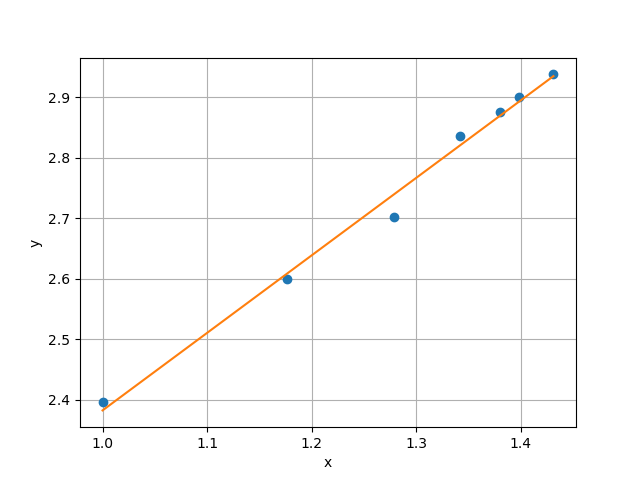

Recreate this plot in Python.
'''
Método dos Mínimos Quadrados
Erro: sum(ymedido - ymodelo)²
Minimizar o erro
'''
import numpy as np
import matplotlib.pyplot as plt

'''
Input: Lista de pontos
Output: a0, a1 e o coeficiente de correlação
'''
def regressao_linear(pontos):
    x = pontos[:, 0]
    y = pontos[:, 1]

    n = pontos.shape[0]

    # Cálculo da reta
    a1 = n*np.sum(x*y) - np.sum(x)*np.sum(y)
    a1 /= n*np.sum(x*x) - np.sum(x)**2
    a0 = np.average(y) - a1*np.average(x)

    # Coeficiente de correlação
    r = n*np.sum(x*y) - np.sum(x)*np.sum(y)
    r /= (n*np.sum(x*x) - np.sum(x)**2)**(1/2)
    r /= (n*np.sum(y*y) - np.sum(y)**2)**(1/2)

    return a0, a1, r

# tem que ter uma predição pra potencia tbm?
def predicao(a0, a1, x, potencia):
    if potencia:
        return 10**(a0 + a1*np.log10(x)) # log 
    return a0 + a1*x

def mostrar_grafico(pontos, a0, a1):
    # Data for plotting
    x = pontos[:, 0]
    y = pontos[:, 1]

    # Data for plotting
    xl = np.array((x[0], x[-1]))
    yl = a0 + xl*a1

    fig, ax = plt.subplots()
    ax.plot(x, y, 'o')
    ax.plot(xl, yl)

    ax.set(xlabel='x', ylabel='y')
    ax.grid()

    fig.savefig("regressao.png")
    plt.show()

def main():
    input_file = open('input.txt', 'r')
    output_file = open('output.txt', 'w')
    pontos = []
    predict = False
    potencia = False
    for l in input_file:
        if l == "potencia\n":
            potencia = True
        else:
            l = l.split()
            l = [float(i) for i in l]
            if len(l) == 3:
                a0 = l[0] 
                a1 = l[1]
                x = l[2]
                predict = True
            elif len(l) == 2:
                pontos.append(l)
    
    if predict:
        y = predicao(a0, a1, x, potencia)
        output_file.write(str(y))
    else:
        pontos = np.asarray(pontos)
        if potencia:
            pontos = np.log10(pontos)
            a0, a1, r = regressao_linear(pontos)
        else:
            a0, a1, r = regressao_linear(pontos)

        output_file.write("a0 = "+str(a0)+"\n")
        output_file.write("a1 = "+str(a1)+"\n")
        output_file.write("r = "+str(r)+"\n")

        mostrar_grafico(pontos, a0, a1)
    
    input_file.close()
    output_file.close()

main()